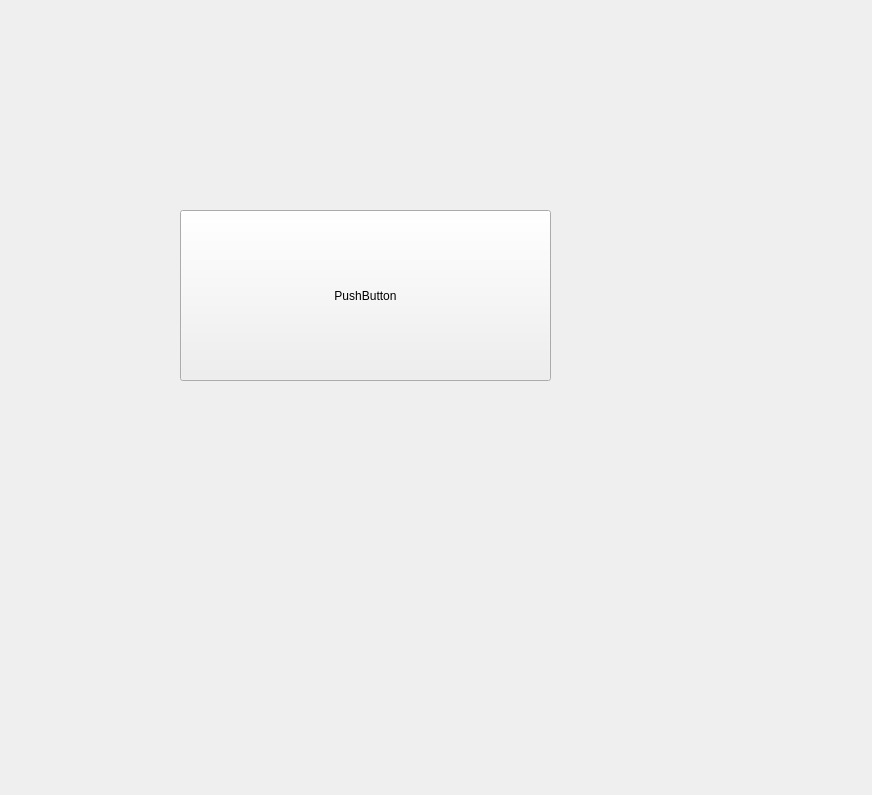
<?xml version="1.0" encoding="UTF-8"?>
<ui version="4.0">
 <class>Form</class>
 <widget class="QWidget" name="Form">
  <property name="geometry">
   <rect>
    <x>0</x>
    <y>0</y>
    <width>872</width>
    <height>795</height>
   </rect>
  </property>
  <property name="windowTitle">
   <string>Form</string>
  </property>
  <widget class="QPushButton" name="pushButton">
   <property name="geometry">
    <rect>
     <x>180</x>
     <y>210</y>
     <width>371</width>
     <height>171</height>
    </rect>
   </property>
   <property name="text">
    <string>PushButton</string>
   </property>
  </widget>
 </widget>
 <resources/>
 <connections/>
</ui>
